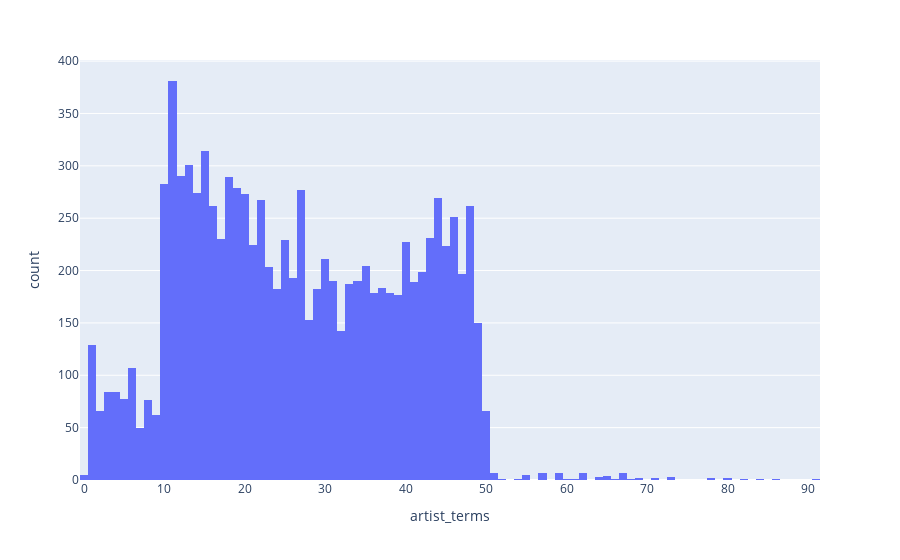

The notebook cell this image was saved under:
### Code cell


### Figure 1 — Plotly figure (JSON) as saved in the notebook; plotly's stock layout.template omitted (floating-point values rounded to 4 significant figures; data arrays with more than 128 entries replaced by an {"elided": "..."} marker saying what was removed)
{"data": [{"alignmentgroup": "True", "bingroup": "x", "hovertemplate": "artist_terms=%{x}<br>count=%{y}<extra></extra>", "legendgroup": "", "marker": {"color": "#636efa"}, "name": "", "offsetgroup": "", "orientation": "v", "showlegend": false, "type": "histogram", "x": {"elided": "10000 int values"}, "xaxis": "x", "yaxis": "y"}], "layout": {"barmode": "relative", "legend": {"tracegroupgap": 0}, "margin": {"t": 60}, "xaxis": {"anchor": "y", "domain": [0, 1], "title": {"text": "artist_terms"}}, "yaxis": {"anchor": "x", "domain": [0, 1], "title": {"text": "count"}}}}
